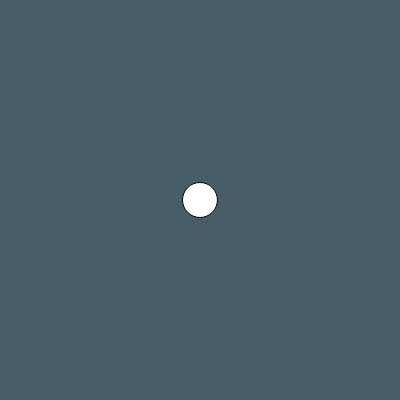
Frame 1 (no input)
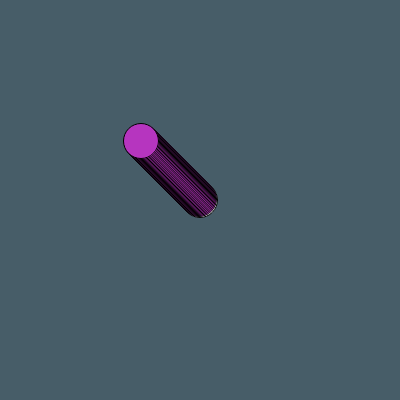
Frame 60 (no input)
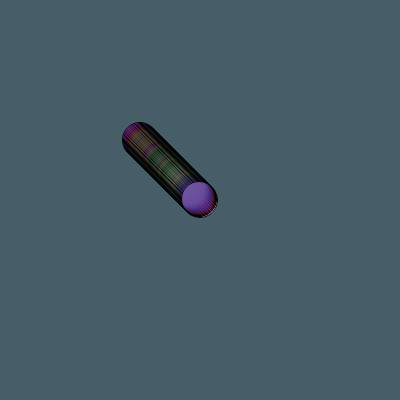
Frame 120 (the mouse pressed at the canvas centre since frame 60)

The p5.js sketch that drew these frames (run headless with seeded random() and noise() and a simulated clock; from frame 60 on, the mouse is pressed at the canvas centre):

// p5.js sketch
// ── sketch.js
let cor;
let vertical;
let horizontal;

function setup() {
  createCanvas(400, 400);
  background("#475D68");
  cor=color(random(0,255),random(0,255),random(0,255));
  
  horizontal=200;
  vertical=200;
}

function draw() {
  circle(horizontal,vertical,35);
  fill(cor);
  
  if (mouseX < horizontal)   {
    horizontal--
  }
  if (mouseX >  horizontal)   {
    horizontal++
  }
  
  if (mouseY < vertical)   {
    vertical--
  }
    if (mouseY > vertical)   {
    vertical++
  }
  
  if (mouseIsPressed){
    cor=color(random(0,255),random(0,255),random(0,255),random(0,100));
  }
  
}
